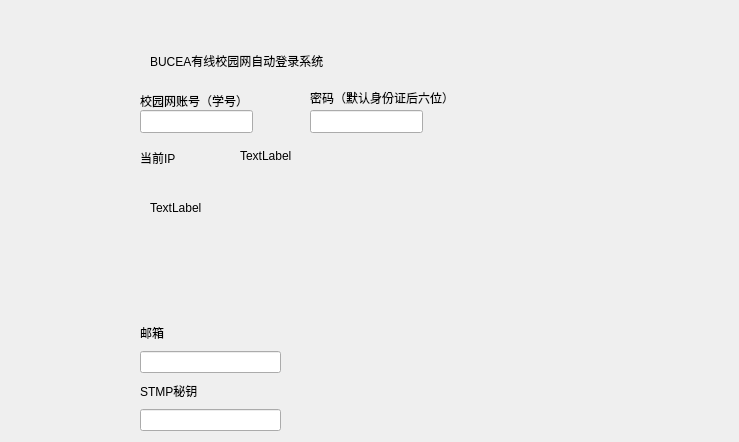
<?xml version="1.0" encoding="UTF-8"?>
<ui version="4.0">
 <class>Widget</class>
 <widget class="QWidget" name="Widget">
  <property name="geometry">
   <rect>
    <x>0</x>
    <y>0</y>
    <width>739</width>
    <height>442</height>
   </rect>
  </property>
  <property name="windowTitle">
   <string>Widget</string>
  </property>
  <widget class="QLabel" name="title">
   <property name="geometry">
    <rect>
     <x>150</x>
     <y>30</y>
     <width>211</width>
     <height>61</height>
    </rect>
   </property>
   <property name="text">
    <string>BUCEA有线校园网自动登录系统</string>
   </property>
  </widget>
  <widget class="QLabel" name="account_label">
   <property name="geometry">
    <rect>
     <x>140</x>
     <y>80</y>
     <width>141</width>
     <height>41</height>
    </rect>
   </property>
   <property name="text">
    <string>校园网账号（学号）</string>
   </property>
  </widget>
  <widget class="QLabel" name="passwd_label">
   <property name="geometry">
    <rect>
     <x>310</x>
     <y>90</y>
     <width>191</width>
     <height>16</height>
    </rect>
   </property>
   <property name="text">
    <string>密码（默认身份证后六位）</string>
   </property>
  </widget>
  <widget class="QLineEdit" name="account_input">
   <property name="geometry">
    <rect>
     <x>140</x>
     <y>110</y>
     <width>113</width>
     <height>23</height>
    </rect>
   </property>
  </widget>
  <widget class="QLineEdit" name="passwd_input">
   <property name="geometry">
    <rect>
     <x>310</x>
     <y>110</y>
     <width>113</width>
     <height>23</height>
    </rect>
   </property>
  </widget>
  <widget class="QLabel" name="IP_label">
   <property name="geometry">
    <rect>
     <x>140</x>
     <y>150</y>
     <width>54</width>
     <height>16</height>
    </rect>
   </property>
   <property name="text">
    <string>当前IP</string>
   </property>
  </widget>
  <widget class="QLabel" name="ip">
   <property name="geometry">
    <rect>
     <x>240</x>
     <y>140</y>
     <width>141</width>
     <height>31</height>
    </rect>
   </property>
   <property name="text">
    <string>TextLabel</string>
   </property>
  </widget>
  <widget class="QLabel" name="label">
   <property name="geometry">
    <rect>
     <x>150</x>
     <y>200</y>
     <width>54</width>
     <height>16</height>
    </rect>
   </property>
   <property name="text">
    <string>TextLabel</string>
   </property>
  </widget>
  <widget class="QWidget" name="">
   <property name="geometry">
    <rect>
     <x>140</x>
     <y>320</y>
     <width>141</width>
     <height>111</height>
    </rect>
   </property>
   <layout class="QGridLayout" name="gridLayout">
    <item row="0" column="0">
     <widget class="QLabel" name="emailaccount_label">
      <property name="text">
       <string>邮箱</string>
      </property>
     </widget>
    </item>
    <item row="1" column="0">
     <widget class="QLineEdit" name="emailaccount_input"/>
    </item>
    <item row="2" column="0">
     <widget class="QLabel" name="stmp_passwd_label">
      <property name="text">
       <string>STMP秘钥</string>
      </property>
     </widget>
    </item>
    <item row="3" column="0">
     <widget class="QLineEdit" name="stmp_passw_input"/>
    </item>
   </layout>
  </widget>
 </widget>
 <resources/>
 <connections/>
</ui>
